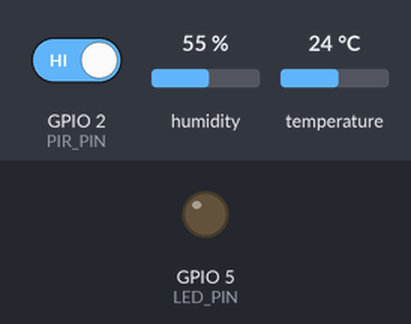
This sketch was run on a simulated ESP32. On the bench: output pins drawn as LEDs (lit = HIGH). The inputs (shaded band) are chosen by the test bench; at power-on: GPIO 2 (PIR_PIN) HIGH, humidity 55 %, temperature 24 °C. WiFi joins after 1.5 s; servers stay silent unless stated; random numbers use the default seed unless the sketch sets one; no MQTT or app messages arrive unless stated; what the sketch prints to the serial monitor is not drawn.

Above: at 2.7 s.
2.8 s: GPIO 2 (PIR_PIN) driven LOW
At 5.08 s:
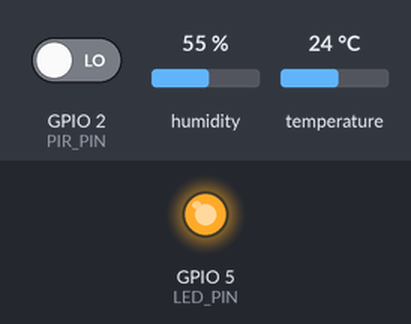
11.6 s: GPIO 2 (PIR_PIN) driven HIGH
Timing chart, 0 to 26.6 s (numbered marks = the images above; inputs shaded):
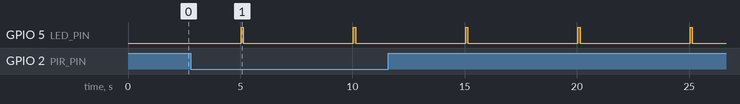

Measured:
- by itself, GPIO 5 (LED_PIN): alternates HIGH for 0.10 s and LOW for 4.9 s

The sketch:

ESP32TUBESIOT.ino
```cpp
// Kode untuk ESP32 sebagai Konsentrator
#include <WiFi.h>
#include <PubSubClient.h>
#include <DHT.h> // Library untuk sensor DHT
#include <ArduinoJson.h>

// --- KONFIGURASI WIFI ---
const char* ssid = "PROLiNK"; // Ganti dengan SSID WiFi kamu
const char* password = "prolink12345"; // Ganti dengan password WiFi kamu

// --- KONFIGURASI MQTT ---
const char* mqtt_server = "192.168.123.6"; // Contoh IP dari dokumen Anda, sesuaikan!
const int mqtt_port = 1883;
const char* mqtt_topic_out = "iot/concentrator/data";
char mqtt_client_id[30]; // Client ID dinamis

// --- KONFIGURASI SENSOR ---
#define DHT_PIN 4     // Pin data DHT11 terhubung ke GPIO4
#define DHT_TYPE DHT11 // Tipe sensor DHT diubah menjadi DHT11
#define PIR_PIN 2     // Pin output sensor PIR HC-SR501 terhubung ke GPIO2
#define LED_PIN 5     // Pin LED indikator (opsional)

DHT dht(DHT_PIN, DHT_TYPE);
WiFiClient espClient;
PubSubClient client(espClient);

unsigned long lastMsg = 0;
const long intervalPesan = 5000; // Kirim data setiap 5 detik

void setup_wifi() {
  delay(10);
  Serial.println();
  Serial.print("Menghubungkan ke WiFi: ");
  Serial.println(ssid);

  WiFi.mode(WIFI_STA);
  WiFi.begin(ssid, password);

  int attempt = 0;
  while (WiFi.status() != WL_CONNECTED && attempt < 20) {
    delay(500);
    Serial.print(".");
    attempt++;
  }

  if (WiFi.status() == WL_CONNECTED) {
    Serial.println("");
    Serial.println("WiFi terhubung!");
    Serial.print("Alamat IP ESP32: ");
    Serial.println(WiFi.localIP());
  } else {
    Serial.println("");
    Serial.println("Gagal terhubung ke WiFi.");
  }
}

void onMqttMessage(char* topic, byte* payload, unsigned int length) {
  Serial.print("Pesan diterima [callback tidak terpakai]: ");
  Serial.println(topic);
}

void reconnectMQTT() {
  while (!client.connected()) {
    Serial.print("Mencoba koneksi MQTT ulang...");
    snprintf(mqtt_client_id, sizeof(mqtt_client_id), "ESP32Client-%04X", (int)random(0xffff));
    if (client.connect(mqtt_client_id)) {
      Serial.println("terhubung ke MQTT Broker!");
    } else {
      Serial.print("gagal, rc=");
      Serial.print(client.state());
      Serial.println(" coba lagi dalam 5 detik");
      delay(5000);
    }
  }
}

void setup() {
  Serial.begin(115200);
  while(!Serial) { delay(10); }
  Serial.println("Booting ESP32 Konsentrator (dengan DHT11 & HC-SR501)...");

  pinMode(PIR_PIN, INPUT);
  pinMode(LED_PIN, OUTPUT);
  digitalWrite(LED_PIN, LOW);

  dht.begin(); // Inisialisasi sensor DHT

  setup_wifi();

  client.setServer(mqtt_server, mqtt_port);
  client.setCallback(onMqttMessage);
  randomSeed(analogRead(0));
}

void loop() {
  if (WiFi.status() != WL_CONNECTED) {
    Serial.println("Koneksi WiFi terputus. Mencoba menghubungkan ulang...");
    setup_wifi();
    return;
  }

  if (!client.connected()) {
    reconnectMQTT();
  }
  client.loop();

  unsigned long now = millis();
  if (now - lastMsg > intervalPesan) {
    lastMsg = now;

    float humidity = dht.readHumidity();
    float temperature = dht.readTemperature(); // Baca suhu dalam Celsius

    bool motion = digitalRead(PIR_PIN); // Pembacaan PIR HC-SR501

    if (isnan(humidity) || isnan(temperature)) {
      Serial.println("Gagal membaca data dari sensor DHT11!");
    }

    StaticJsonDocument<256> doc;
    doc["deviceId"] = mqtt_client_id;
    doc["temperature_celsius"] = isnan(temperature) ? (float)NULL : temperature;
    doc["humidity_percent"] = isnan(humidity) ? (float)NULL : humidity;
    doc["motion_detected"] = motion;
    doc["timestamp"] = millis();

    char jsonString[256];
    serializeJson(doc, jsonString);

    if (client.publish(mqtt_topic_out, jsonString)) {
        Serial.print("Data terkirim ke MQTT (DHT11 & HC-SR501): ");
        Serial.println(jsonString);
        digitalWrite(LED_PIN, HIGH);
        delay(100);
        digitalWrite(LED_PIN, LOW);
    } else {
        Serial.println("Gagal mengirim data ke MQTT.");
    }
  }
}
```
